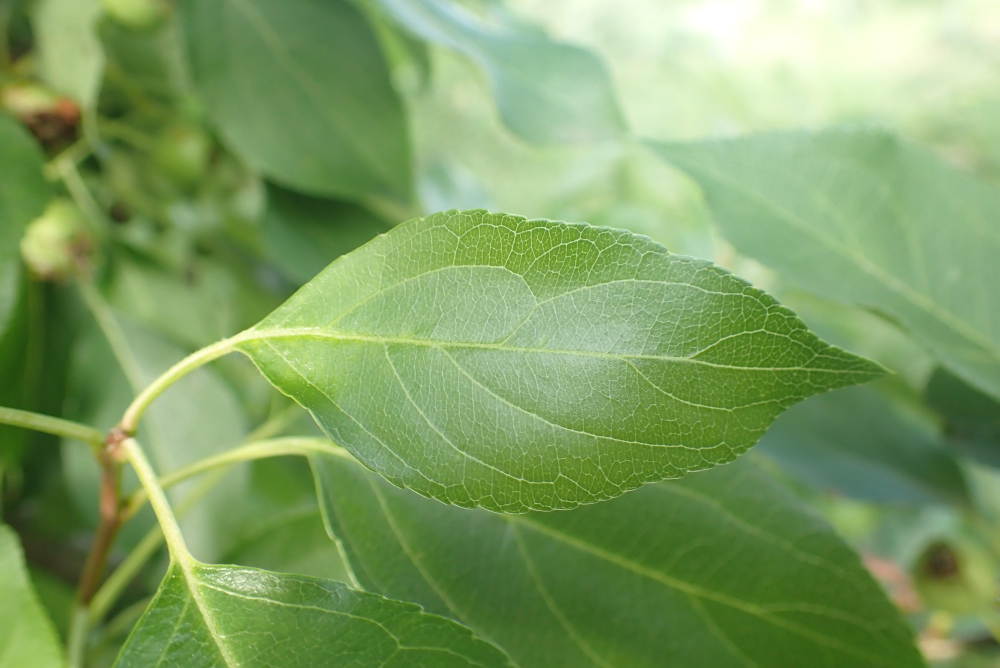
#> input picture SVM/dataset/healthy/809e3fc0cbac7c59.jpg, 4000 x 2672 px (shown at 1/4 size); its folder holds 3 pictures in this run
$ jupyter execute --allow-errors plant_disease_mc.ipynb
#> lines starting #> are read from the running program, lines starting #| are printed output that depends on the picture
# 1. Import Libraries

[cell 1]
# !pip install opencv-python

[cell 2]
import numpy as np
import pandas as pd
import matplotlib.pyplot as plt

from glob import glob
from PIL import Image
import cv2
from tqdm.auto import tqdm
from sklearn.model_selection import train_test_split
from sklearn.preprocessing import (
    OrdinalEncoder,
    OneHotEncoder,
    StandardScaler,
    MinMaxScaler
)
from sklearn.svm import SVC
from sklearn.metrics import plot_confusion_matrix, classification_report

import warnings
warnings.filterwarnings('ignore')

np.random.seed(12345)

# 2. Read Data

[cell 3]
classes = ['healthy', 'powdery', 'rust']

[cell 4]
X = np.empty([0, 32*32*3])
y = np.empty([0, 1])

for _class in tqdm(classes):
    img_path = glob('dataset/' + _class + '/*')
    for path in tqdm(img_path):
        img = Image.open(path)
#> img is the input picture: PIL image 4000x2672 RGB; mean R, G, B 125.7, 158, 98.2
        img = img.resize([32, 32])
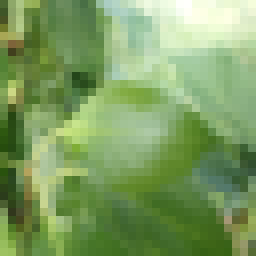
#> img: PIL image 32x32 RGB (shown 8 times larger); mean R, G, B 125.6, 158, 98.2
        img = np.array(img)
        if img.shape[2] == 4:
            img = cv2.cvtColor(img, cv2.COLOR_BGRA2BGR)
        img = img.reshape(1, -1)
        X = np.vstack([X, img])
        if _class == 'healthy':
            y = np.vstack([y, 'healthy'])
        else:
            y = np.vstack([y, 'unhealthy'])
#> pass 2 of the loop `for _class in tqdm(classes):`:
#> img_path = ['dataset/powdery/806d7d0df8cae3c2.jpg']
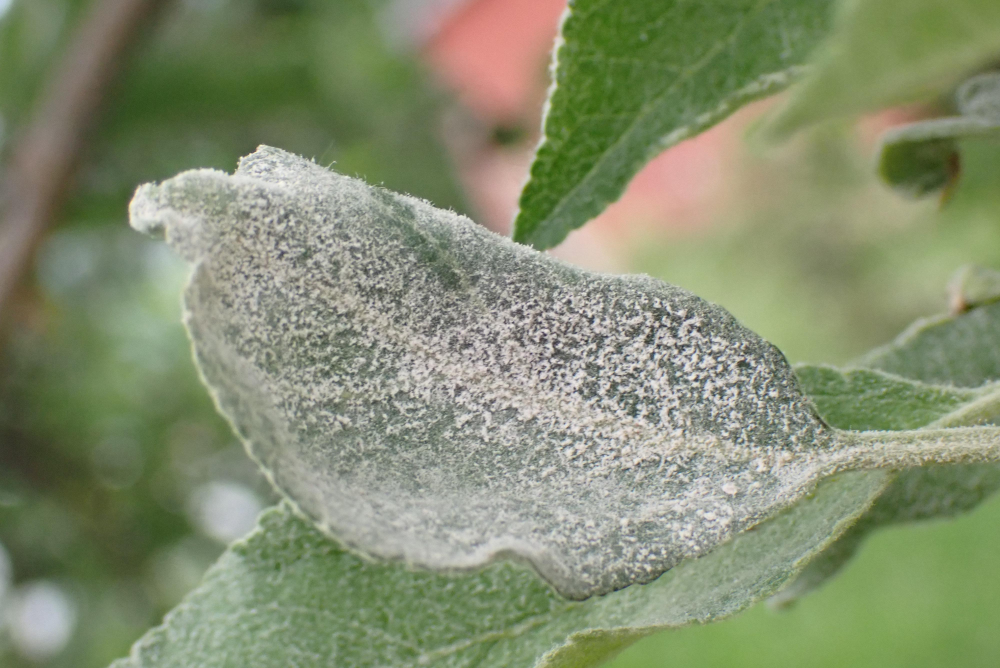
#> input picture SVM/dataset/powdery/806d7d0df8cae3c2.jpg, 4000 x 2672 px (shown at 1/4 size)
#> img is the input picture: PIL image 4000x2672 RGB; mean R, G, B 132.3, 141.6, 111.6
#> `img = img.resize([32, 32])`:
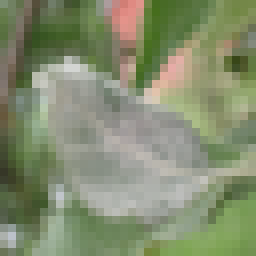
#> img: PIL image 32x32 RGB (shown 8 times larger); mean R, G, B 132.3, 141.6, 111.6

# ### 3. Clean Data

# 4. Split Dataset into Training & Test Sets

[cell 5]
X_train, X_test, y_train, y_test = train_test_split(X, y, test_size=0.20, shuffle=True)

# ### 5. Data Preparation

## ### 5.1. Ordinal Encoding

## ### 5.2. One Hot Encoding

## 5.3. Feature Scaling

### 5.3.1. Training Set

[cell 6]
scaler = MinMaxScaler()
X_train_scaled = scaler.fit_transform(X_train)

### 5.3.2. Test Set

[cell 7]
X_test_scaled = scaler.transform(X_test)

# 6. Model Creation

## 6.1. Setting Parameters

[cell 8]
clf = SVC()

## 6.2. Train Model

[cell 9]
clf.fit(X_train_scaled, y_train)

## 6.3. Model's Weight & Bias

[cell 10]
clf.dual_coef_

[cell 11]
clf.intercept_

# 7. Prediction

## 7.1. Training Set

[cell 12]
y_pred_train = clf.predict(X_train_scaled)

## 7.2. Test Set

[cell 13]
y_pred_test = clf.predict(X_test_scaled)

# 8. Model Evaluation

## 8.1. Training Set

### 8.1.1. Confusion Matrix

[cell 14]
plot_confusion_matrix(clf, X_train_scaled, y_train)
#> (this line was passed over: sklearn is not available in this run)

### 8.1.2. Scoring

[cell 15]
report = classification_report(y_train, y_pred_train, output_dict=True)
#> report = 5 items

[cell 16]
print('accuracy =', report['accuracy'])
#| accuracy = 1.0

[cell 17]
report['healthy']
#> Out = {'precision': 1, 'recall': 1, 'f1-score': 1, 'support': 2}

[cell 18]
report['unhealthy']
#> Out = {'precision': 1, 'recall': 1, 'f1-score': 1, 'support': 1}

## 8.2. Test Set

### 8.2.1. Confusion Matrix

[cell 19]
plot_confusion_matrix(clf, X_test_scaled, y_test)
#> (this line was passed over: sklearn is not available in this run)

### 8.2.2. Scoring

[cell 20]
report = classification_report(y_test, y_pred_test, output_dict=True)
#> report = 4 items

[cell 21]
print('accuracy =', report['accuracy'])
#| accuracy = 1.0

[cell 22]
report['healthy']
